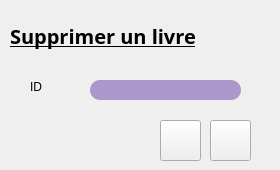
     <widget class="QWidget" name="page_16">
      <widget class="QLabel" name="label_27">
       <property name="geometry">
        <rect>
         <x>10</x>
         <y>20</y>
         <width>261</width>
         <height>31</height>
        </rect>
       </property>
       <property name="font">
        <font>
         <family>Quicksand</family>
         <pointsize>15</pointsize>
         <weight>75</weight>
         <italic>false</italic>
         <bold>true</bold>
         <underline>true</underline>
        </font>
       </property>
       <property name="styleSheet">
        <string notr="true">font: 75 15pt &quot;Quicksand&quot;;
text-decoration: underline;
font-weight:bold;</string>
       </property>
       <property name="text">
        <string>Supprimer un livre</string>
       </property>
      </widget>
      <widget class="QLineEdit" name="lineEdit_supp_livre">
       <property name="geometry">
        <rect>
         <x>90</x>
         <y>80</y>
         <width>151</width>
         <height>20</height>
        </rect>
       </property>
       <property name="styleSheet">
        <string notr="true">border-color: rgb(255, 255, 255);

border-radius: 10px;
background-color: rgb(171, 152, 203);</string>
       </property>
      </widget>
      <widget class="QLabel" name="label_28">
       <property name="geometry">
        <rect>
         <x>30</x>
         <y>80</y>
         <width>47</width>
         <height>14</height>
        </rect>
       </property>
       <property name="text">
        <string>ID</string>
       </property>
      </widget>
      <widget class="QPushButton" name="pushButton_26">
       <property name="geometry">
        <rect>
         <x>210</x>
         <y>120</y>
         <width>41</width>
         <height>41</height>
        </rect>
       </property>
       <property name="styleSheet">
        <string notr="true">border-image: url(:/new/prefix1/icon/annuler.png);</string>
       </property>
       <property name="text">
        <string/>
       </property>
      </widget>
      <widget class="QPushButton" name="pushButton_supp_livre">
       <property name="geometry">
        <rect>
         <x>160</x>
         <y>120</y>
         <width>41</width>
         <height>41</height>
        </rect>
       </property>
       <property name="styleSheet">
        <string notr="true">border-image: url(:/new/prefix1/icon/ok.png);</string>
       </property>
       <property name="text">
        <string/>
       </property>
      </widget>
     </widget>
